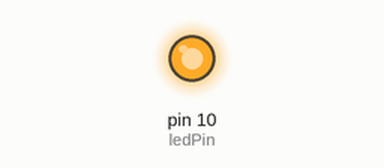
This sketch was run on a simulated Arduino Uno, built with avr-gcc and run on an emulated ATmega328P. Shown: output pins drawn as LEDs (lit = HIGH).

Above: at 1.0 s.
At 3.5 s:
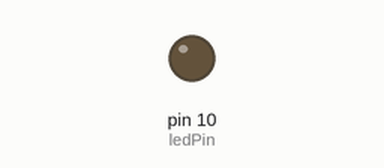
Timing chart, 0 to 6.5 s (numbered marks = the images above):
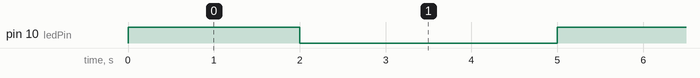

Measured:
- by itself, pin 10 (ledPin): alternates HIGH for 2.0 s and LOW for 3.0 s

The sketch:

LED2-blink.ino
```cpp
int ledPin = 10;

void setup()
{
  pinMode(ledPin, OUTPUT);
}

void loop()
{
  digitalWrite(ledPin, HIGH);
  delay(2000);
  digitalWrite(ledPin, LOW);
  delay(3000);
}
```
